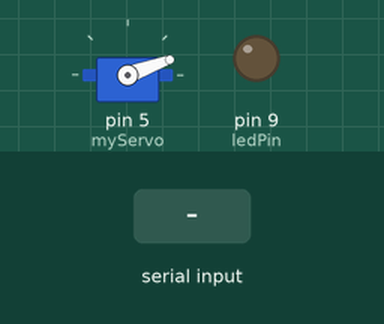
The sketch below on a simulated Arduino Uno, built with avr-gcc and run on an emulated ATmega328P. Parts: servo, output pins drawn as LEDs (lit = HIGH). The test bench sets the inputs (shaded band).

Above: at 1.2 s.
1.3 s: "1" received over Serial
At 1.9 s:
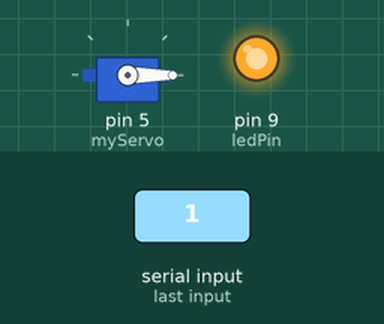
2.8 s: "0" received over Serial
At 4.0 s:
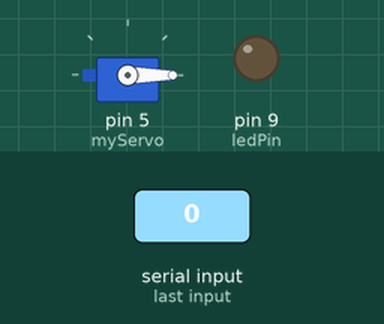
Timing chart, 0 to 5.8 s (numbered marks = the images above; inputs shaded):
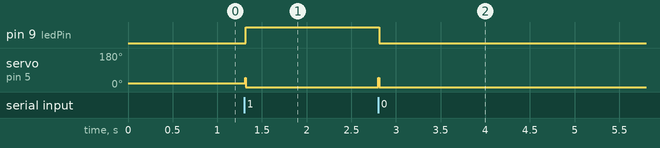

Measured:
- after the input at 1.3 s, pin 9 (ledPin): LOW → HIGH at once; servo on pin 5 (myServo): 20° → 0° at once
- after the input at 2.8 s, pin 9 (ledPin): HIGH → LOW at once; servo on pin 5 (myServo): 0° → 48° at once, → 0° 0.01 s later

The sketch:

BT_Servo_2.ino
```cpp
/*
 * ======= Slave Code =======
 * ======= 控制Servo =======
 */
#define ledPin 9
#include <Servo.h>
Servo myServo;
int state = 20;
void setup() {
 myServo.attach(5);
 Serial.begin(9600);
 pinMode(ledPin, OUTPUT);
 digitalWrite(ledPin, LOW);
}

void loop() {
 if(Serial.available() > 0){ // Checks whether data is comming from the serial port
    state = Serial.read(); // Reads the data from the serial port
 }
 myServo.write(state);
 delay(10);
 // Controlling the LED
 if (state == '1') {
  digitalWrite(ledPin, HIGH); // LED ON
  state = 0;
 }
 else if (state == '0') {
  digitalWrite(ledPin, LOW); // LED ON
  state = 0;
 }
}
```
